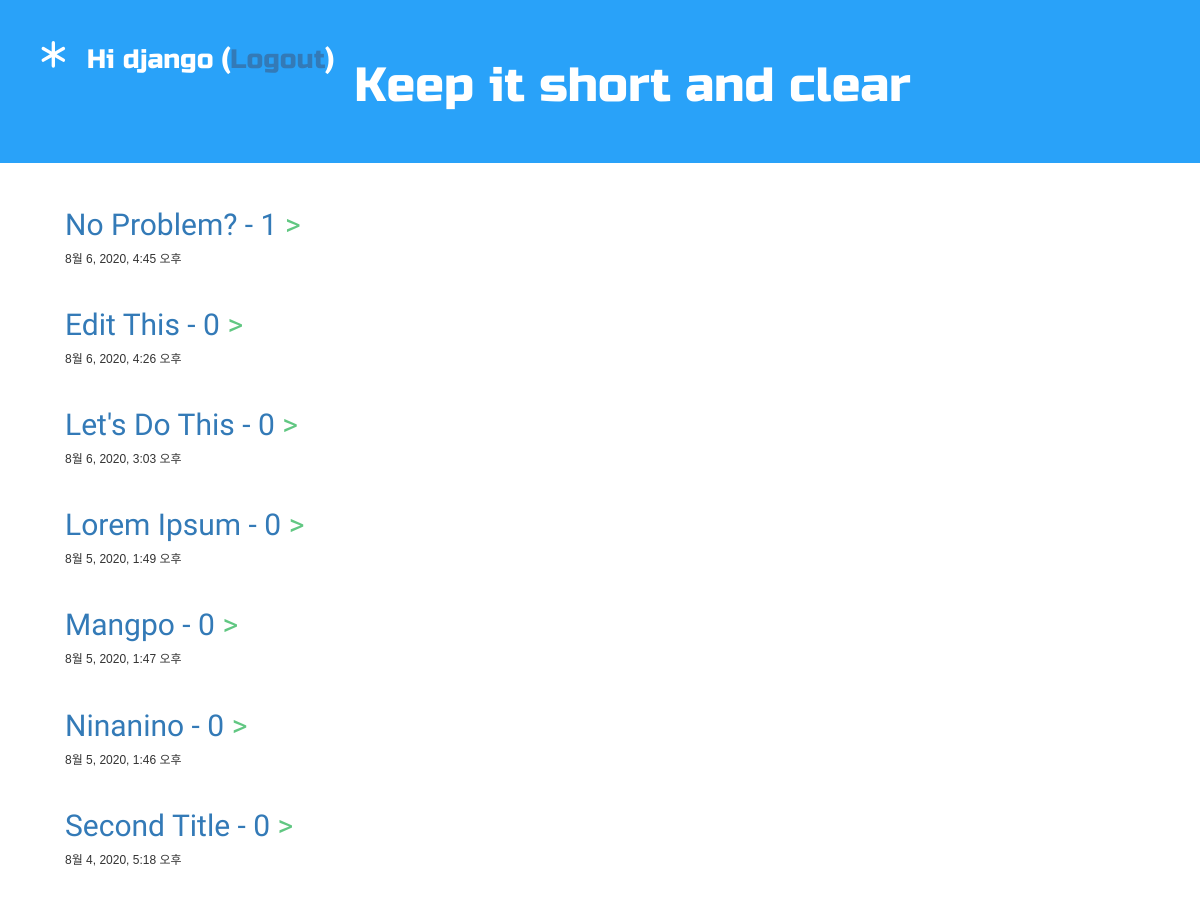
The app's page / (signed in) with its own data.
### blog/models.py (models this page shows, shortened)
class Post(models.Model):
    author = models.ForeignKey('auth.User', on_delete=models.CASCADE)
    title = models.CharField(max_length=200, validators=[min_length_3_validator])
    text = models.TextField()
    created_date = models.DateTimeField(default=timezone.now) # 얜 걍 호출이라 괄호없
    published_date = models.DateTimeField(blank=True, null=True)

### blog/views.py (the view)
# urls.py: path('', views.post_list, name='post_list'), # 그래서 앞에 ''한겨
def post_list(request):
    posts = Post.objects.filter(published_date__lte=timezone.now())\
        .order_by('-published_date')
    return render(request, 'blog/post_list.html', {'posts': posts})

### blog/templates/blog/post_list.html
{% extends 'blog/base.html' %}
{% block content %}
    {% for post in posts %}
        <div class="post">
            <div class="date">
                <h2><a href="{% url 'post_detail' pk=post.pk %}">{{ post.title|title }} -
                {{ post.comments.count }}</a> ></h2>
                <p> {{ post.published_date }} </p>
            </div>
        </div>
    {% empty %}
        <div>요청하신 Post가 존재하지 않습니다.</div>
    {% endfor %}
{% endblock %}

### blog/templates/blog/base.html (shortened to what this page needs)
<!DOCTYPE html>
{% load static %}
<html lang="ko">
<head>
    <link rel="stylesheet" href="https://stackpath.bootstrapcdn.com/bootstrap/3.4.1/css/bootstrap.min.css">
    <link rel="stylesheet" href="https://stackpath.bootstrapcdn.com/bootstrap/3.4.1/css/bootstrap-theme.min.css">
    <link rel="stylesheet" href="{% static 'css/blog.css' %}">
</head>
<body>
    <div class="page-header">
        {% if user.is_authenticated %}
            <a href="{% url 'post_new' %}" class="top-menu">
            </a>
            <p class="top-menu">Hi {{ user.username }}<smaller>
                (<a href="{% url 'logout' %}?next={{request.path}}">Logout</a>)
            </smaller></p>
        {% endif %}
            <h1><a href="/">Keep it short and clear</a></h1>
    </div>
    <div class="content container">
        <div class="row">
            <div class="col-md-8">
                {% block content %}
                {% endblock %}
            </div>
        </div>
    </div>
</body>
</html>

### blog/static/css/blog.css (style rules this page uses)
.page-header { background-color: #29A2F9; margin-top: 0; font-family: 'Russo One', sans-serif; font-size: 50px; padding: 40px; align-content:center; border-bottom: 5px solid white; }
.page-header h1 a, .page-header h1 a:visited, .page-header h1 a:active { color: #ffffff; font-size: 36pt; text-decoration: none; }
h2, h3, h4 { font-family: 'Rajdhani', sans-serif; color: #61c782; text-decoration: none; }
.content { margin-left: 50px; margin-right: 50px; text-decoration: none; }
.post { margin-bottom: 40px; font-family: 'Noto Sans KR', sans-serif; }
.date { font-size: 12px; margin-bottom: 40px; }
.top-menu, .top-menu:hover, top-menu:visited { color: white; font-size: 20pt; margin-right: 20px; float: left; }

### records on screen
Post: title "No Problem?", comments.count "1", published_date "8월 6, 2020, 4:45 오후"
Post: title "Edit This", comments.count "0", published_date "8월 6, 2020, 4:26 오후"
Post: title "Let's Do This", comments.count "0", published_date "8월 6, 2020, 3:03 오후"
Post: title "Lorem Ipsum", comments.count "0", published_date "8월 5, 2020, 1:49 오후"
Post: title "Mangpo", comments.count "0", published_date "8월 5, 2020, 1:47 오후"
Post: title "Ninanino", comments.count "0", published_date "8월 5, 2020, 1:46 오후"
Post: title "Second Title", comments.count "0", published_date "8월 4, 2020, 5:18 오후"

### other values on screen
{{ user.username }} "django"
